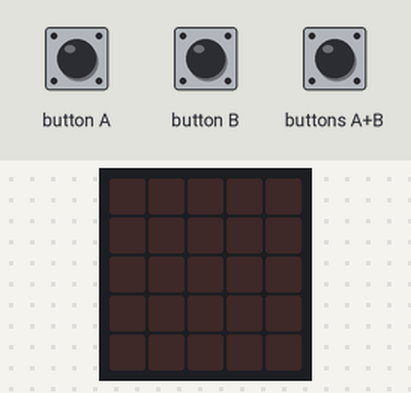
The program below on a simulated BBC micro:bit (MakeCode). Parts: the board's 5×5 LED display. The inputs (shaded band) are chosen by the test bench. Random numbers come from a fixed seed.

Above: at 1.2 s.
1.3 s: buttons A+B pressed for 0.15 s
At 2.0 s:
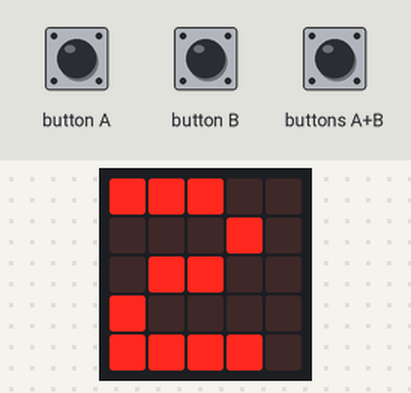
4.4 s: buttons A+B pressed for 1 s
At 6.0 s:
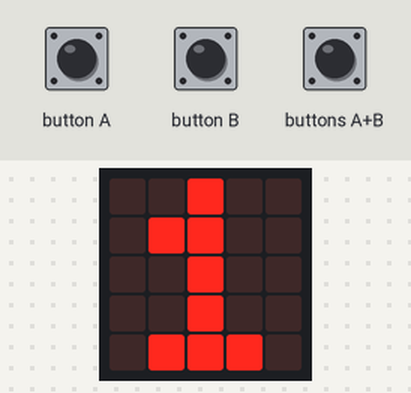
Timing chart, 0 to 7.5 s (numbered marks = the images above; inputs shaded):
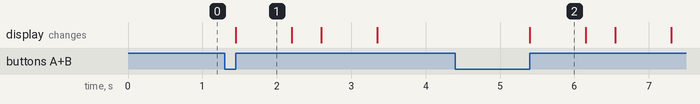

Measured:
- after the input at 1.3 s, the display: changes after 0.15 s (image 1)
- after the input at 4.4 s, the display: changes after 1.0 s (image 2)
- what the display in image 1 shows lasts 0.7 s, from 1.5 s to 2.2 s

The program:

main.ts
```typescript
input.onButtonPressed(Button.AB, function () {
    basic.showString("" + (randint(1, 6)))
    basic.showLeds(`
        . . . . .
        . . . . .
        . . . . .
        . . . . .
        . . . . .
        `)
    basic.showString("" + (randint(1, 6)))
    basic.clearScreen()
})
```

test.ts
```typescript
// οι δοκιμές πηγαίνουν εδώ, δεν θα γίνει εκτέλεση όταν αυτό το πακέτο χρησιμοποιηθεί ως επέκταση.
```
